Frame 1 (no input): blank canvas, image omitted
Frame 60 (no input): blank canvas, image omitted
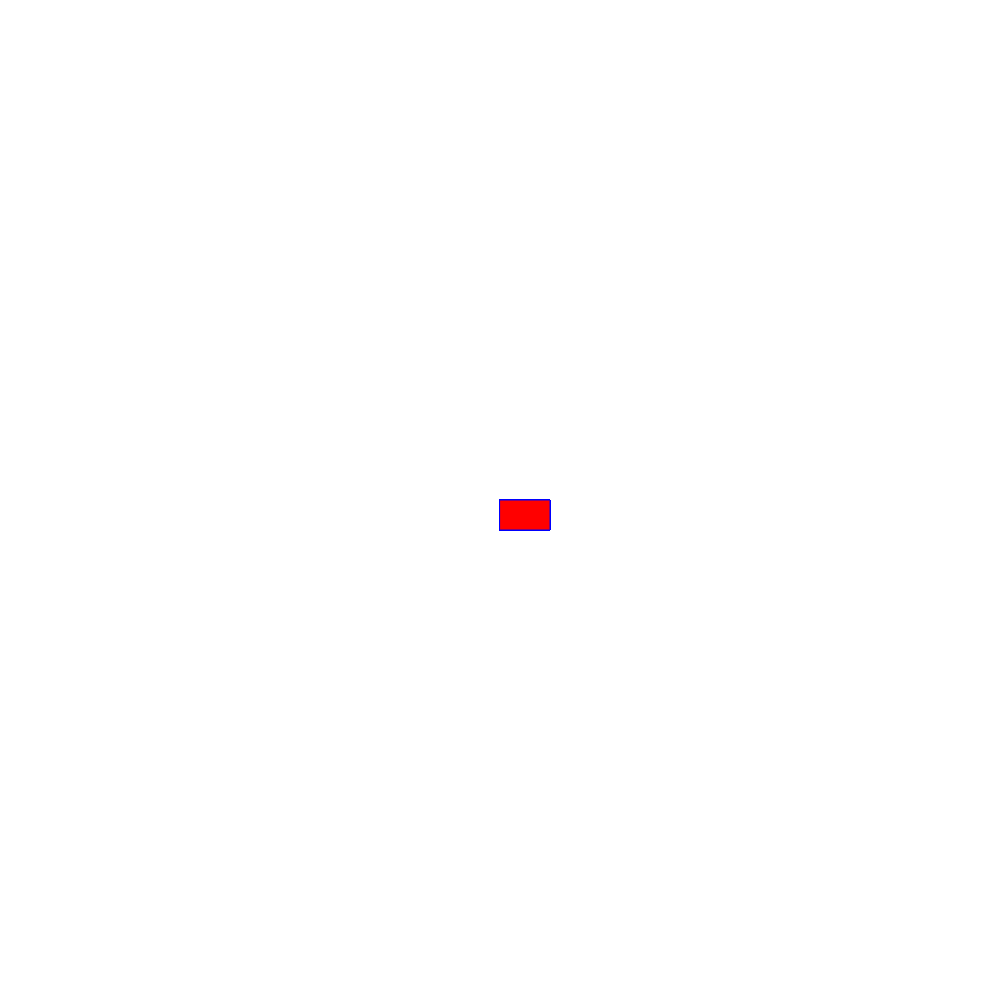
Frame 120 (the mouse pressed at the canvas centre since frame 60)

The p5.js sketch whose frames 1 and 60 were blank and that drew this single picture after the mouse press (run headless with seeded random() and noise() and a simulated clock; from frame 60 on, the mouse is pressed at the canvas centre):

// p5.js sketch
// ── sketch.js
function setup() {
    createCanvas(1000, 1000);
    background("white")
    
  }
    
    function draw() {
    stroke("blue");
    fill("red");
    
    if (mouseIsPressed) {
      rect(mouseX, mouseY, 50, 30);
    }
    
  }
